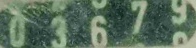
#> input picture assets/raw/meter.png, 196 x 48 px
$ python threshold.py ../../assets/raw/meter.png
#> lines starting #> are read from the running program, lines starting #| are printed output that depends on the picture; after the words box and inside, x2 and y2 are one past the last pixel; in counts of white or black regions, pixels touching at a corner belong together
"""Global Otsu vs adaptive thresholding (Week 2)."""
import sys, cv2

def main(path):
#> called with path = '../../assets/raw/meter.png'
    g = cv2.cvtColor(cv2.imread(path), cv2.COLOR_BGR2GRAY)
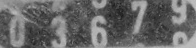
#> g: shape (48, 196); min 27, max 198, mean 103.7
    t, otsu = cv2.threshold(g, 0, 255, cv2.THRESH_BINARY_INV + cv2.THRESH_OTSU)
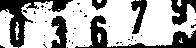
#> otsu: shape (48, 196); 66.9% white; 43 black regions (37 under 20 px), largest, box (x1, y1, x2, y2) and area: (0, 0, 73, 48) 986, (75, 15, 196, 48) 940, (171, 0, 196, 25) 361, (51, 16, 68, 48) 354, (131, 0, 147, 34) 278, (92, 0, 107, 10) 99
#> t = 115
    print("Otsu chose threshold =", t)
#| Otsu chose threshold = 115.0
    adapt = cv2.adaptiveThreshold(g, 255, cv2.ADAPTIVE_THRESH_GAUSSIAN_C,
                                  cv2.THRESH_BINARY_INV, 31, 10)
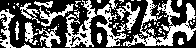
#> adapt: shape (48, 196); 39.9% white; 71 white regions (55 under 20 px), largest, box (x1, y1, x2, y2) and area: (123, 0, 196, 47) 1115, (65, 0, 126, 48) 938, (0, 9, 16, 48) 259
    cv2.imwrite("out_otsu.png", otsu)
    cv2.imwrite("out_adaptive.png", adapt)
    print("wrote out_otsu.png, out_adaptive.png (foreground = white digits)")

if __name__ == "__main__":
    main(sys.argv[1] if len(sys.argv) > 1
         else r"E:/data/abfa_image/numerators/num_3494.jpg")

$ run again, on assets/raw/meter2.png
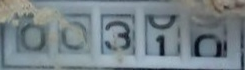
#> input picture assets/raw/meter2.png, 245 x 70 px
#> in main, `t, otsu = cv2.threshold(g, 0, 255, cv2.THRESH_BINARY_INV + cv2.THRESH_..`:
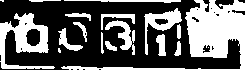
#> otsu: shape (70, 245); 38.1% white; 18 white regions (3 under 20 px), largest, box (x1, y1, x2, y2) and area: (61, 0, 245, 70) 3135, (0, 13, 55, 69) 1311, (144, 8, 182, 55) 535
#> t = 121
#| Otsu chose threshold = 121.0
#> in main, `adapt = cv2.adaptiveThreshold(g, 255, cv2.ADAPTIVE_THRESH_GAUSSIAN_C, ..`:
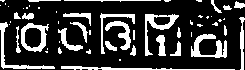
#> adapt: shape (70, 245); 22.1% white; 56 white regions (30 under 20 px), largest, box (x1, y1, x2, y2) and area: (191, 34, 227, 58) 397, (145, 14, 179, 56) 366, (21, 23, 49, 52) 349

$ run again, on week-02/assets/equalized.png
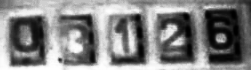
#> input picture week-02/assets/equalized.png, 251 x 70 px
#> in main, `t, otsu = cv2.threshold(g, 0, 255, cv2.THRESH_BINARY_INV + cv2.THRESH_..`:
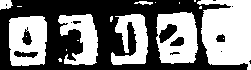
#> otsu: shape (70, 251); 49% white; 18 white regions (11 under 20 px), largest, box (x1, y1, x2, y2) and area: (197, 0, 251, 70) 2914, (156, 12, 198, 64) 1597, (9, 16, 47, 66) 1558
#> t = 125
#| Otsu chose threshold = 125.0
#> in main, `adapt = cv2.adaptiveThreshold(g, 255, cv2.ADAPTIVE_THRESH_GAUSSIAN_C, ..`:
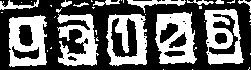
#> adapt: shape (70, 251); 41.1% white; 40 white regions (27 under 20 px), largest, box (x1, y1, x2, y2) and area: (155, 12, 197, 64) 1342, (9, 15, 47, 67) 1316, (204, 9, 244, 65) 1277
